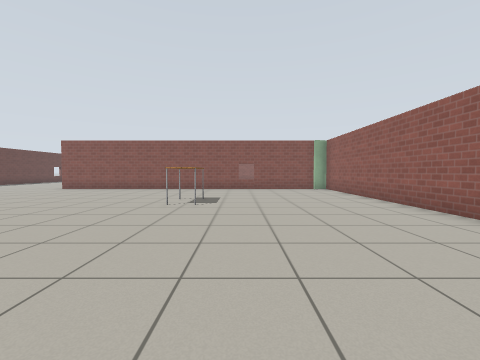
view 1 (above)

21 first-person views from a walk through a world built for the Gazebo simulator. The camera is 0.9 m above the floor, tilts 2° down and sees 90° across. The floor is counted in squares, 1 m on a side. Each view is taken from the middle of a square. On the plan, view 1 faces up. The plan holds only what a view shows up to about 10 squares ahead; the rest is blank. Simple patterns stand in for the simulator's built-in surfaces.

view 2
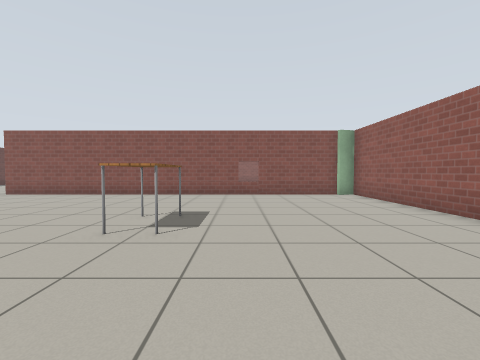

view 3
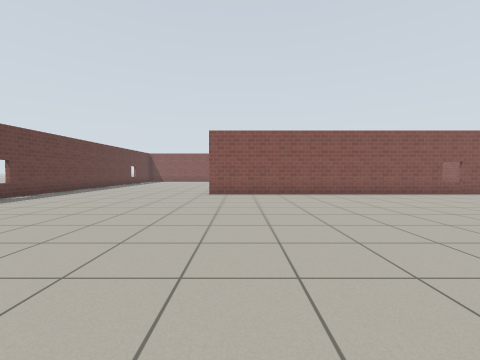

view 4
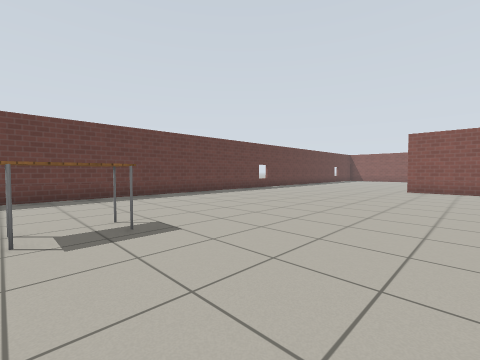

view 5
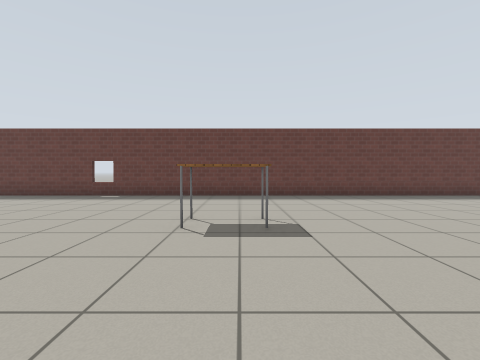

view 6
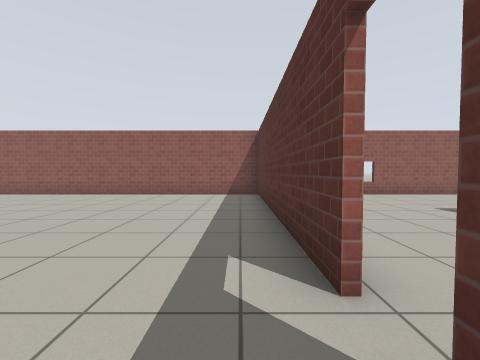

view 7
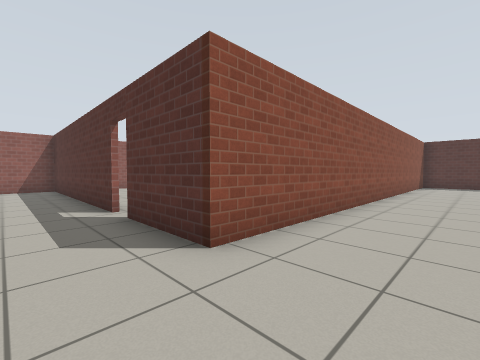

view 8
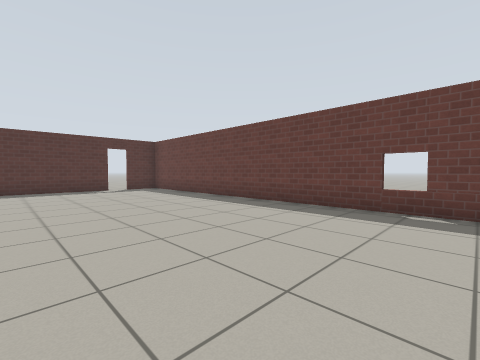

view 9
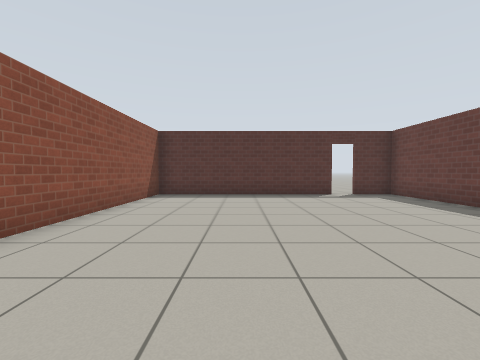

view 10
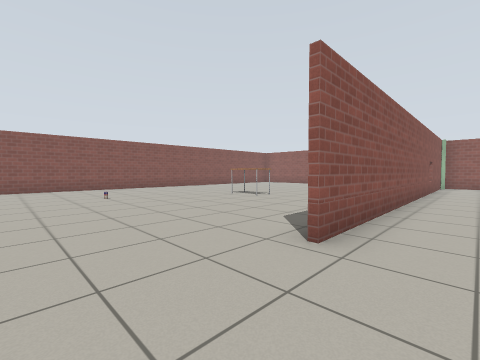

view 11
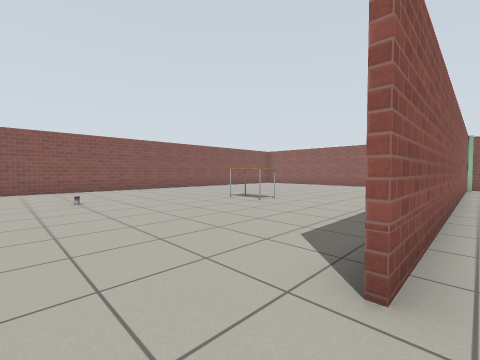

view 12
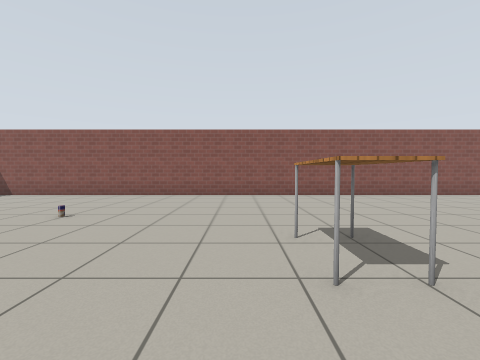

view 13
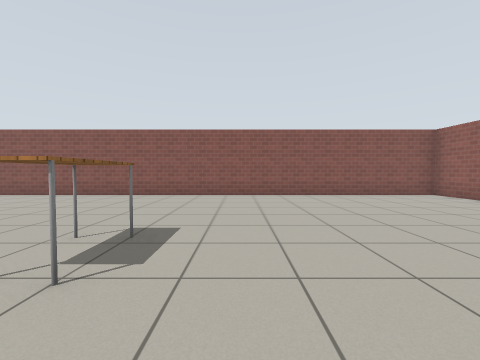

view 14
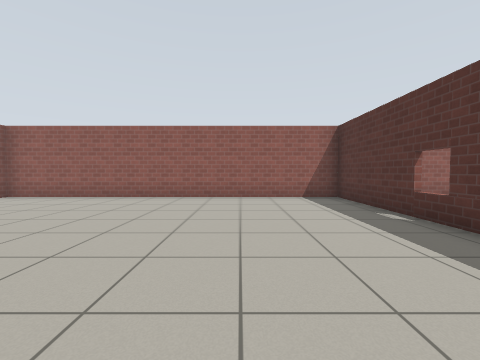

view 15
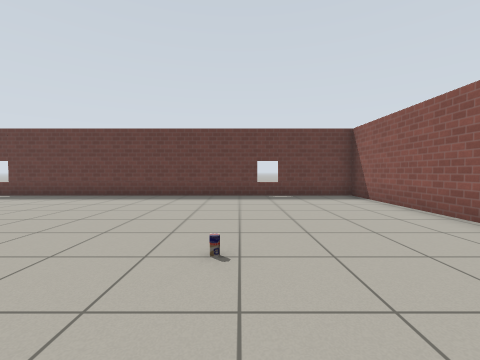

view 16
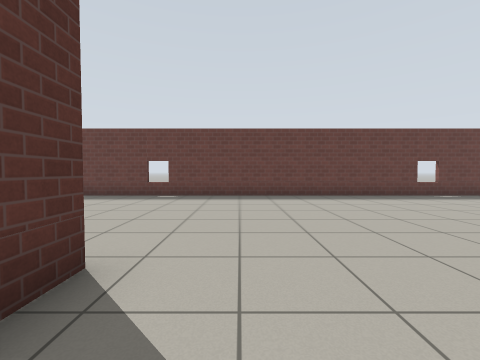

view 17
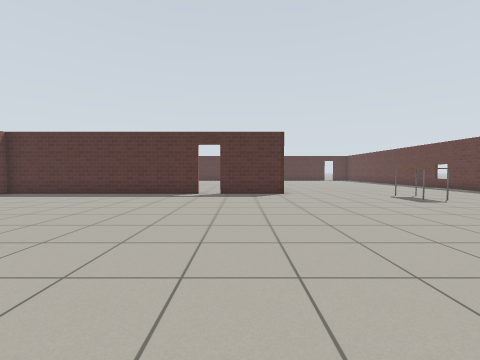

view 18
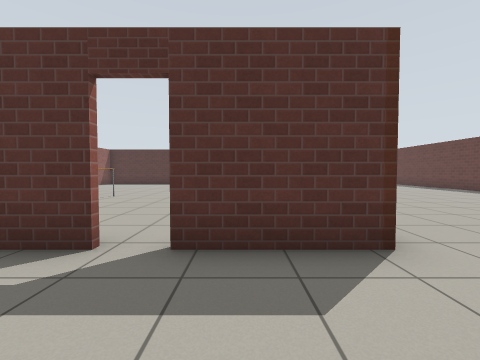

view 19
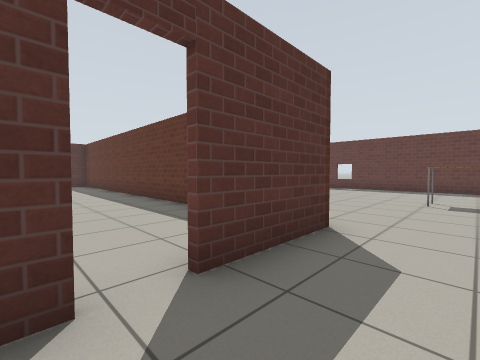

view 20
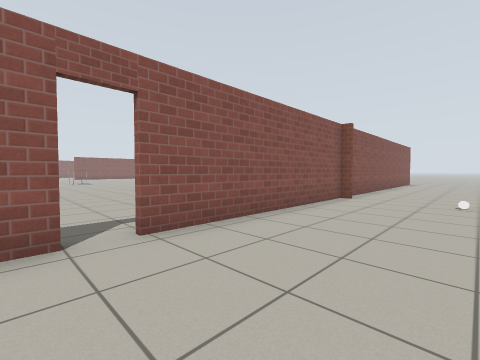

view 21
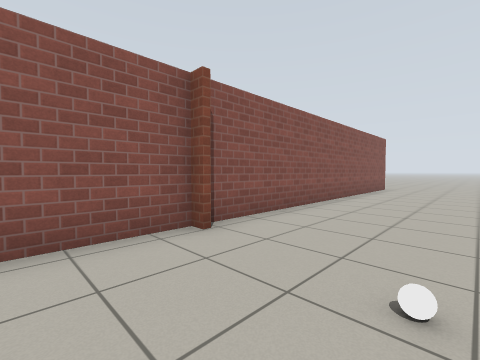

### Floor plan
Points are (right, up) in squares from view 1. A wall is a line through its corners. A room is listed if a view was taken in it or the views show most of it. See-through windows are left out.
Room 1 (views 1, 2, 3, 4, 5, 6, 7, 8, 9, 10, 11, 12, 13, 14, 15, 16, 17, 18, 19)
walls: (-9.3, 12.6) (-8.4, 12.6); (-3.4, -0.7) (4.5, -0.7) (4.5, 24.2) (-16, 24.2) (-16, -15.5) (-14.5, -15.5); (-0.6, 12.6) (4.5, 12.6); (3.9, 12.4) (-9.3, 12.4); (4.6, 12.4) (3.9, 12.2); (-13.8, -15.5) (-6.8, -15.5) (-6.8, -0.7) (-4.1, -0.7)
ways out: open door at (-14, -16) to room 2; gap at (-3.5, -1)
objects: table (-11, 0) to (-11, 1); drink can (-10, 20); table (-5, 17) to (-5, 18); table (-2, 7) to (-1, 8)
Room 2 (views 20, 21)
walls: (-6.8, -15.7) (-13.8, -15.7); (1.9, -15.7) (-6.4, -15.7); (-14.5, -15.7) (-15.1, -15.7)
ways out: open door at (-14, -16) to room 1
objects: white ball (-7, -19)

Positions as (right, up) in squares from view 1, and headings:
1: (0, 0), facing up
2: (0, 3), facing up
3: (-8, 3), facing up
4: (-7, 0), facing up-left
5: (-7, 1), facing left
6: (-5, 0), facing right
7: (-9, 1), facing down-right
8: (-10, -3), facing down-left
9: (-10, -6), facing down
10: (-12, 11), facing up-right
11: (-11, 12), facing up-right
12: (-6, 15), facing up
13: (-3, 15), facing up
14: (-4, 16), facing right
15: (-7, 20), facing left
16: (-7, 14), facing left
17: (-5, 9), facing down
18: (-5, 2), facing down
19: (-3, 1), facing down-left
20: (-15, -19), facing up-right
21: (-9, -19), facing up-right
